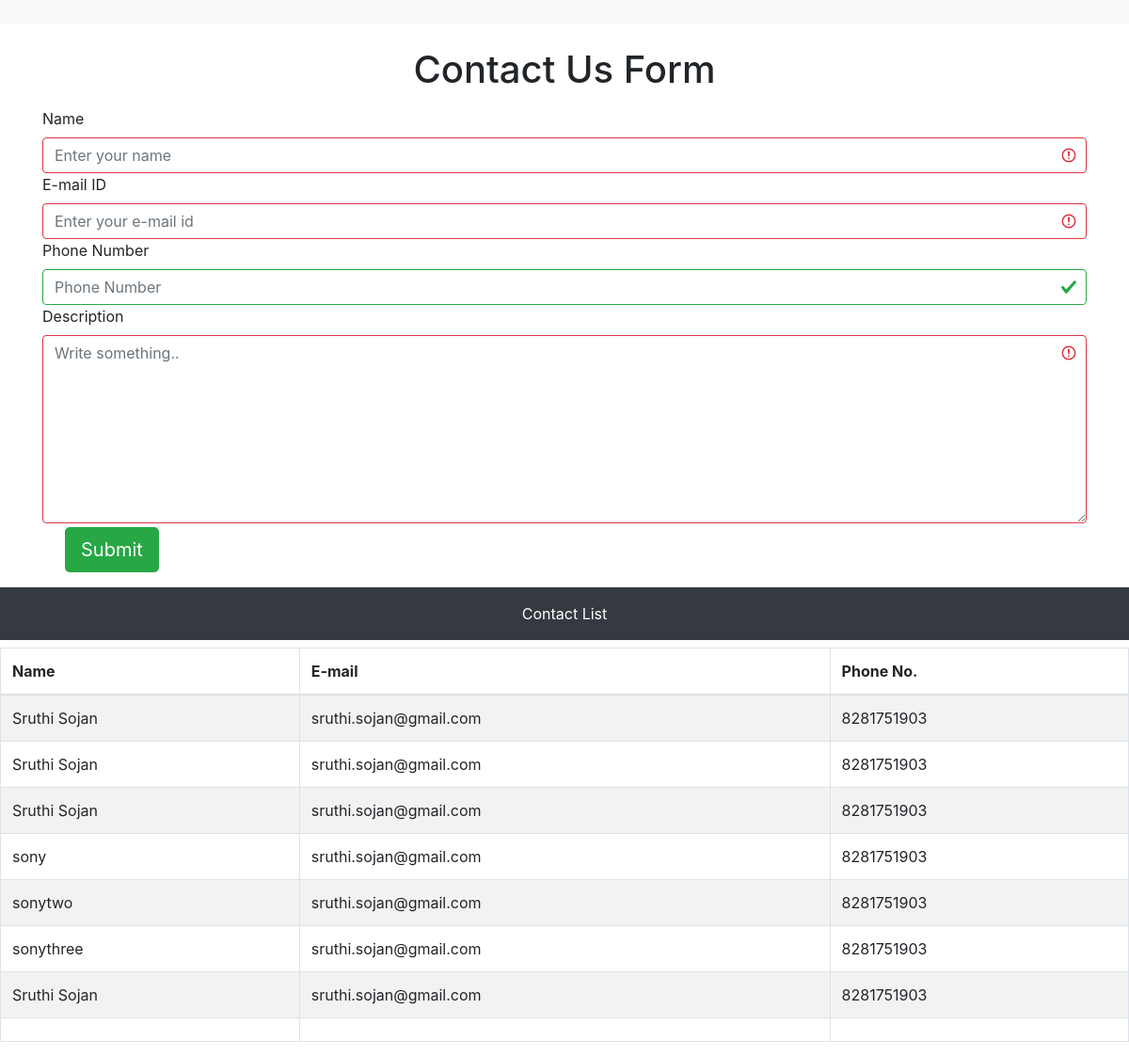
Before: / with the older database file.
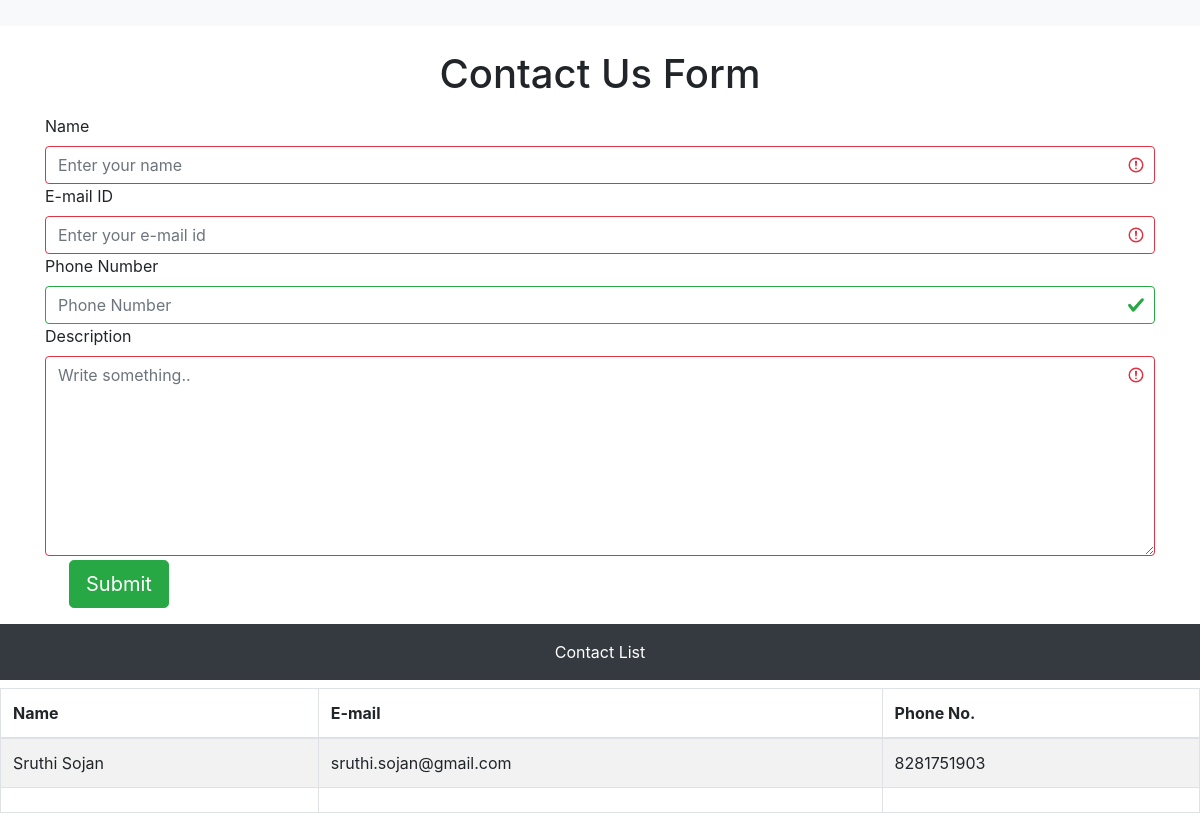
After: the same page with the newer database file.
### contactus/models.py (models this page shows, shortened)
class Contact(models.Model):
    name=models.CharField(max_length=100)
    email=models.EmailField()
    num=models.IntegerField()
    subject=models.TextField()
    class Meta:
        ordering=('id',)

### contactus/views.py (the view)
# urls.py: path('', views.contact, name='contact'),
def contact(request):
    contacts=Contact.objects.all()
    template='index.html'
    return render(request,template,{'contactlists':contacts})

### contactus/templates/index.html (shortened to what this page needs)
<!doctype html>
<html lang="en">
  <head>
    <link rel="stylesheet" href="https://stackpath.bootstrapcdn.com/bootstrap/4.5.2/css/bootstrap.min.css">
  </head>
  <body>
    <nav class="navbar navbar-light bg-light">
    </nav><br>
    <h1 class="text-center">Contact Us Form</h1>
    <div class="container">
        <form id="user" class="was-validated" method="post">
            <div class="form-group">
                <label for="fname">Name</label>
                <input name='name' type="text" id="name" class="form-control" placeholder="Enter your name" maxlength="100" minlength=3 required>
                <label for="exampleInputEmail1">E-mail ID</label>
                <input name='email' class="form-control" id="email" placeholder="Enter your e-mail id" aria-describedby="emailHelp" required>
                <label for="phone_no">Phone Number</label>
                <input type="text" name='num' data-validation="number" data-validation-allowing="negative,number" input name="color" data-validation="number" datavalidation-ignore="$" class="form-control" id="num" placeholder="Phone Number" maxlength="10" minlength=10 pattern="\d*">
                <label for="subject">Description</label>
                <textarea name='subject' class="form-control" id="subject" name="subject" placeholder="Write something.." style="height: 200px" minlength=20 required></textarea>
                <input id="submit" type="submit" class="btn btn-success btn-lg mt-1 ml-4" value="Submit">
            </div>
        </form>
      </div>
      <div>
          <div class="p-3 mb-2 bg-dark text-white" style="text-align: center">Contact List</div>
          <table class="table table-striped table-bordered">
              <thead>
                  <tr>
                      <th scope="col">Name</th>
                      <th scope="col">E-mail</th>
                      <th scope="col">Phone No.</th>
                  </tr>
              </thead>
              <tbody>
                  {% for contactlist in contactlists %}
                  <tr>
                      <td>{{contactlist.name}}</td>
                      <td>{{contactlist.email}}</td>
                      <td>{{contactlist.num}}</td>
                  </tr>
                  {% endfor %}
                  <tr>
                      <td id="n1"></td>
                      <td id="n2"></td>
                      <td id="n3"></td>
                  </tr>
              </tbody>
          </table>
      </div>
  </body>
</html>

Changed rows visible on the page:
removed Contact: name "Sruthi Sojan", email "sruthi.sojan@gmail.com", num "8281751903"
removed Contact: name "Sruthi Sojan", email "sruthi.sojan@gmail.com", num "8281751903"
removed Contact: name "sony", email "sruthi.sojan@gmail.com", num "8281751903"
removed Contact: name "sonytwo", email "sruthi.sojan@gmail.com", num "8281751903"
removed Contact: name "sonythree", email "sruthi.sojan@gmail.com", num "8281751903"
removed Contact: name "Sruthi Sojan", email "sruthi.sojan@gmail.com", num "8281751903"
